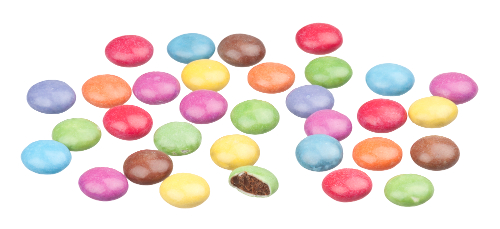
#> input picture LPE/smarties.png, 500 x 229 px
$ python tp_ti.py
#> lines starting #> are read from the running program, lines starting #| are printed output that depends on the picture; after the words box and inside, x2 and y2 are one past the last pixel; in counts of white or black regions, pixels touching at a corner belong together
import numpy as np
import cv2
from matplotlib import pyplot as plt

I = cv2.imread('smarties.png', 0)
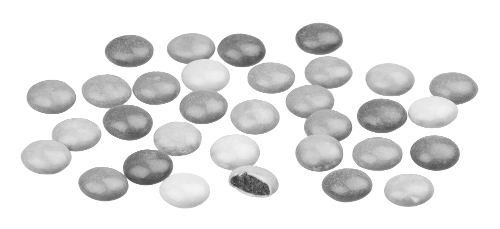
#> I: shape (229, 500); min 49, max 255, mean 226.2
ret,I1 = cv2.threshold(I,245,255,cv2.THRESH_BINARY)
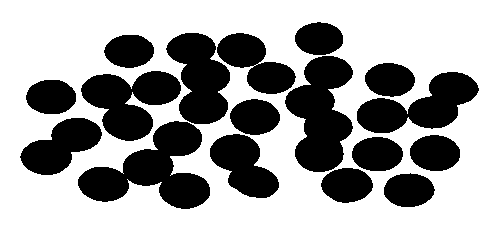
#> I1: shape (229, 500); 63% white; 17 black regions, largest, box (x1, y1, x2, y2) and area: (78, 121, 210, 209) 5628, (285, 56, 353, 172) 5010, (81, 71, 181, 141) 4087

Idist = cv2.distanceTransform(255-I1, cv2.DIST_L2, 5)
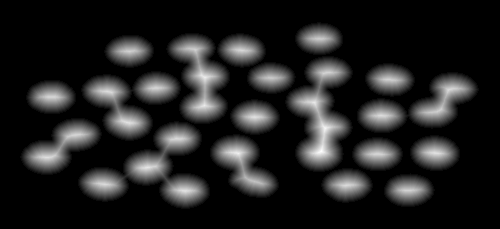
#> Idist: shape (229, 500) float32; min 0, max 20.58, mean 2.6; drawn with min black and max white
ret,I2 = cv2.threshold(Idist,10,255,cv2.THRESH_BINARY)
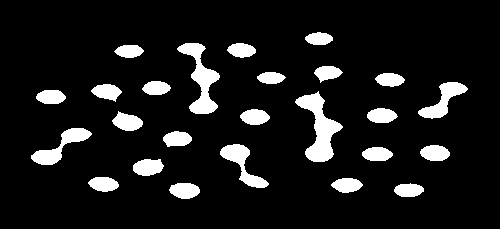
#> I2: shape (229, 500) float32; 10.1% white; 25 white regions, largest, box (x1, y1, x2, y2) and area: (295, 91, 343, 162) 1401, (177, 43, 220, 114) 1188, (31, 128, 92, 165) 779
kernel = np.ones((2,17),np.uint8)
I2=cv2.erode(I2,kernel)
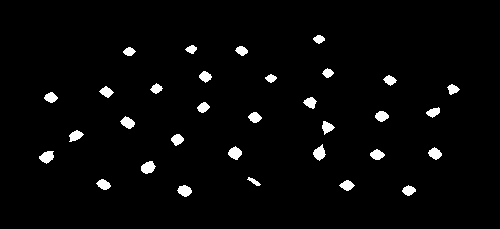
#> I2: shape (229, 500) float32; 2.8% white; 32 white regions, largest, box (x1, y1, x2, y2) and area: (141, 161, 156, 174) 136, (39, 151, 54, 164) 131, (313, 144, 326, 161) 129

num_labels, Ilabels = cv2.connectedComponents(I2.astype(np.uint8))
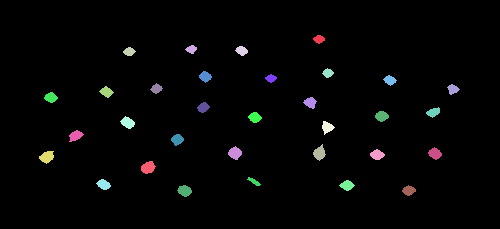
#> Ilabels: shape (229, 500) int32; 33 distinct labels, from 0 to 32; one colour per label, 0 black
#> num_labels = 33
I3 = Ilabels + (I1)*((num_labels+1)/255);
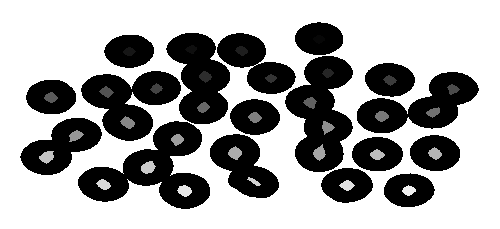
#> I3: shape (229, 500) float64; min 0, max 34, mean 21.9; drawn with min black and max white

plt.figure() # ouvre une nouvelle figure
plt.subplot(221) # Image 1
plt.imshow(I1, 'binary') # colormap 'binary'
plt.title('Thresholded Image')
plt.subplot(222) # Image 2
plt.imshow(Idist, 'gray') # colormap 'gray'
plt.title('Distance Transform')
plt.subplot(223) # Image 3
plt.imshow(I2, 'gray') # colormap 'gray'
plt.title('Distance Transform + threshold')
plt.subplot(224) # Image 4
plt.imshow(I3, 'jet') # colormap 'jet'
plt.title('Labels')
plt.show()

# print(I2[150::170][30::50])
print(num_labels)
#| 33
